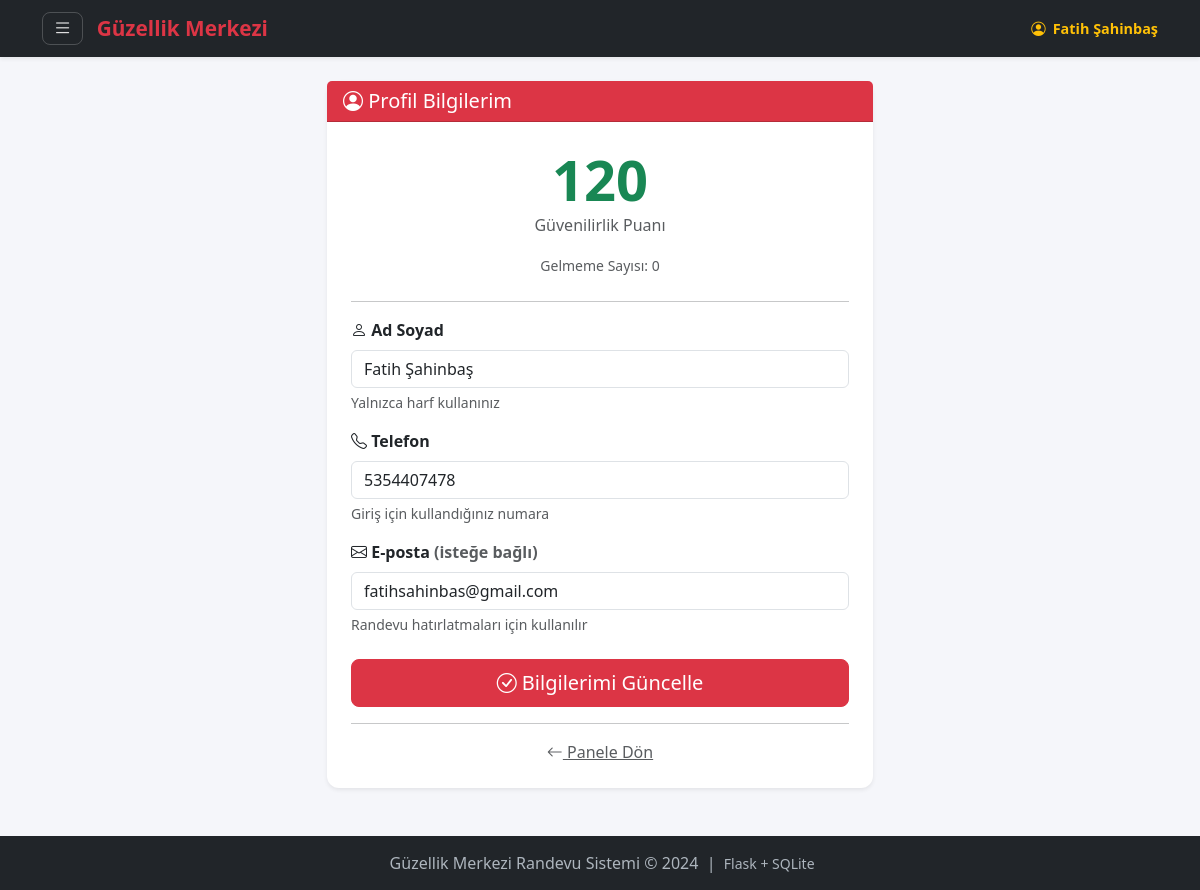
Before: /musteri/profil (signed in) with the older database file.
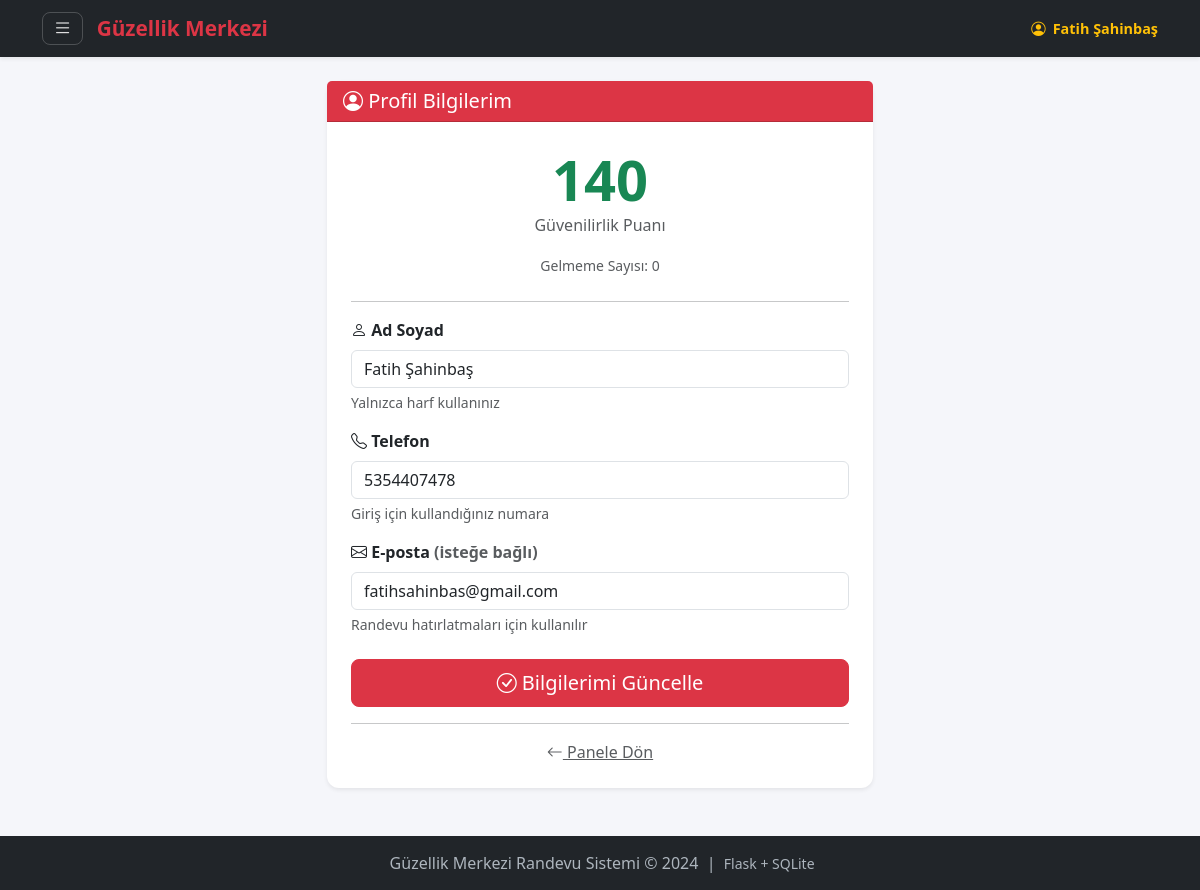
After: the same page with the newer database file.
### tables this page shows
CREATE TABLE musteriler (
            id          INTEGER PRIMARY KEY AUTOINCREMENT,
            ad_soyad    TEXT    NOT NULL,          -- Müşteri adı ve soyadı
            telefon     TEXT    NOT NULL UNIQUE,   -- Benzersiz telefon numarası
            email       TEXT,                      -- E-posta (hatırlatma için)
            sifre_hash  TEXT    NOT NULL,          -- Şifre (hash'lenmiş)
            puan        INTEGER DEFAULT 100,       -- Başlangıç puanı 100
            gelmeme_sayisi INTEGER DEFAULT 0,      -- Kaç randevuya gelmedi
            kayit_tarihi TEXT DEFAULT (datetime('now')),
            aktif       INTEGER DEFAULT 1          -- 0=pasif, 1=aktif
        );

### routes/musteri_routes.py (the view, shortened to what this page needs)
@musteri_bp.route('/profil', methods=['GET', 'POST'])
@giris_gerekli
def profil():
    db = get_db()
    musteri = guncel_musteri()
    return render_template('musteri/profil.html', musteri=musteri)

### database.py (called while the page is built)
def get_db():
    if 'db' not in g:
        g.db = sqlite3.connect(
            current_app.config['DATABASE'],
            detect_types=sqlite3.PARSE_DECLTYPES
        )
        g.db.row_factory = sqlite3.Row
    return g.db

### routes/musteri_routes.py (called while the page is built)
def giris_gerekli(f):
    from functools import wraps
    @wraps(f)
    def decorated(*args, **kwargs):
        if not musteri_mi():
            flash('Bu sayfayı görüntülemek için giriş yapmalısınız.', 'warning')
            return redirect(url_for('auth.login_page'))
        return f(*args, **kwargs)
    return decorated

### utils/auth_helper.py (called while the page is built)
def musteri_mi() -> bool:
    return session.get('kullanici_rol') == 'musteri'

def guncel_musteri():
    if not musteri_mi():
        return None
    db = get_db()
    return db.execute(
        'SELECT * FROM musteriler WHERE id = ?',
        (session['kullanici_id'],)
    ).fetchone()

### templates/musteri/profil.html (shortened to what this page needs)
{% extends 'base.html' %}
{% block icerik %}
<div class="row justify-content-center">
    <div class="col-md-6">
        <div class="card shadow-sm">
            <div class="card-header bg-danger text-white">
                <h5 class="mb-0">
                    <i class="bi bi-person-circle"></i> Profil Bilgilerim
                </h5>
            </div>
            <div class="card-body p-4">
                <div class="text-center mb-4">
                    <div class="display-4 fw-bold
                        {% if musteri['puan'] >= 80 %}text-success
                        {% elif musteri['puan'] >= 50 %}text-warning
                        {% else %}text-danger{% endif %}">
                        {{ musteri['puan'] }}
                    </div>
                    <p class="text-muted">Güvenilirlik Puanı</p>
                    <small class="text-muted">
                        Gelmeme Sayısı: {{ musteri['gelmeme_sayisi'] }}
                    </small>
                </div>
                <hr>
                <form method="POST" action="{{ url_for('musteri.profil') }}">
                    <div class="mb-3">
                        <label class="form-label fw-bold">
                            <i class="bi bi-person"></i> Ad Soyad
                        </label>
                        <input type="text" class="form-control"
                               name="ad_soyad"
                               value="{{ musteri['ad_soyad'] }}"
                               required>
                        <div class="form-text">Yalnızca harf kullanınız</div>
                    </div>
                    <div class="mb-3">
                        <label class="form-label fw-bold">
                            <i class="bi bi-telephone"></i> Telefon
                        </label>
                        <input type="tel" class="form-control"
                               name="telefon"
                               value="{{ musteri['telefon'] }}"
                               required>
                        <div class="form-text">Giriş için kullandığınız numara</div>
                    </div>
                    <div class="mb-3">
                        <label class="form-label fw-bold">
                            <i class="bi bi-envelope"></i> E-posta
                            <span class="text-muted">(isteğe bağlı)</span>
                        </label>
                        <input type="email" class="form-control"
                               name="email"
                               value="{{ musteri['email'] or '' }}"
                               placeholder="ornek@email.com">
                        <div class="form-text">Randevu hatırlatmaları için kullanılır</div>
                    </div>
                    <div class="d-grid mt-4">
                        <button type="submit" class="btn btn-danger btn-lg">
                            <i class="bi bi-check-circle"></i> Bilgilerimi Güncelle
                        </button>
                    </div>
                </form>
                <hr>
                <div class="text-center">
                    <a href="{{ url_for('musteri.panel') }}" class="text-muted">
                        <i class="bi bi-arrow-left"></i> Panele Dön
                    </a>
                </div>
            </div>
        </div>
    </div>
</div>
{% endblock %}

### templates/base.html (shortened to what this page needs)
<!doctype html>
<html lang="tr">
  <head>
    <link href="{{ url_for('static', filename='css/bootstrap.min.css') }}" rel="stylesheet"/>
    <link href="{{ url_for('static', filename='css/bootstrap-icons.css') }}" rel="stylesheet"/>
  </head>
  <body>
    <nav class="navbar navbar-dark bg-dark shadow-sm">
      <div class="container">
        <div class="d-flex align-items-center gap-2">
          {% if session.kullanici_id %}
          <button
            class="btn-menu"
            type="button"
            data-bs-toggle="offcanvas"
            data-bs-target="#sidebarMenu"
            aria-controls="sidebarMenu"
            aria-label="Menüyü aç"
          >
            <i class="bi bi-list"></i>
          </button>
          {% endif %}
          <a class="navbar-brand mb-0" href="/">
            Güzellik Merkezi
          </a>
        </div>
        {% if session.kullanici_id %}
        <div class="user-label">
          <i class="bi bi-person-circle"></i>
          {{ session.kullanici_adi }}
        </div>
        {% endif %}
      </div>
    </nav>
    <main class="container mt-4 mb-5">
      {% block icerik %}{% endblock %}
    </main>
    <footer class="text-center">
      <div class="container">
        <p class="mb-0">
          Güzellik Merkezi Randevu Sistemi &copy; 2024 &nbsp;|&nbsp;
          <small>Flask + SQLite</small>
        </p>
      </div>
    </footer>
  </body>
</html>

Changed rows visible on the page:
changed musteriler "Fatih Şahinbaş": puan "120" → "140"
